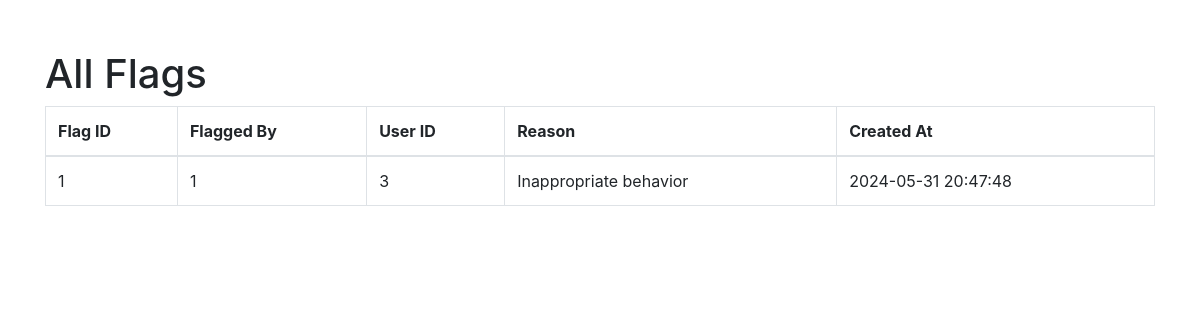
Before: /admin/alluserflags (signed in) with the older database file.
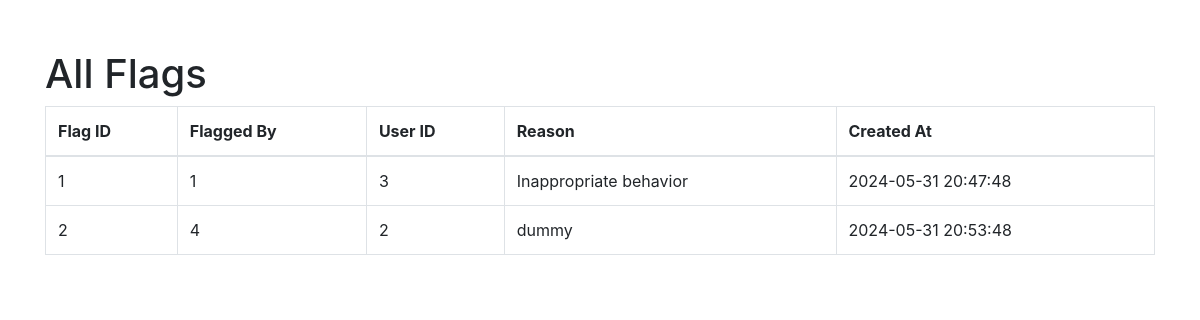
After: the same page with the newer database file.
### models.py (models this page shows, shortened)
class UserFlag(db.Model):
    __tablename__ = "user_flags"
    flag_id = db.Column(db.Integer, primary_key=True, autoincrement=True)
    flagged_by = db.Column(db.Integer, db.ForeignKey("users.user_id"), nullable=False)
    user_id = db.Column(db.Integer, db.ForeignKey("users.user_id"), nullable=False)
    reason = db.Column(db.Text)
    created_at = db.Column(db.TIMESTAMP, default=db.func.current_timestamp())

### admin.py (the view)
@admin.route('/alluserflags')
def all_user_flags():
    if "user_name" in session and "role" in session:
        if session["role"] == "admin":
            flags = UserFlag.query.all()
            return render_template("admin_alluserflags.html", flags=flags)
    return redirect(url_for("home"))

### app.py (called while the page is built)
@app.before_request
def create_tables():
    init_db(app)

### models.py (called while the page is built, shortened)
def init_db(app):
    with app.app_context():
        db.create_all()

### templates/admin_alluserflags.html (shortened to what this page needs)
<!DOCTYPE html>
<html lang="en">
<head>
    <link rel="stylesheet" href="https://stackpath.bootstrapcdn.com/bootstrap/4.3.1/css/bootstrap.min.css">
</head>
<body>
    <div class="container">
        <h1>All Flags</h1>
        <table class="table table-bordered">
            <thead>
                <tr>
                    <th>Flag ID</th>
                    <th>Flagged By</th>
                    <th>User ID</th>
                    <th>Reason</th>
                    <th>Created At</th>
                </tr>
            </thead>
            <tbody>
                {% for flag in flags %}
                <tr>
                    <td>{{ flag.flag_id }}</td>
                    <td>{{ flag.flagged_by }}</td>
                    <td>{{ flag.user_id }}</td>
                    <td>{{ flag.reason }}</td>
                    <td>{{ flag.created_at }}</td>
                </tr>
                {% endfor %}
            </tbody>
        </table>
    </div>
</body>
</html>

Changed rows visible on the page:
added UserFlag: flag_id "2", flagged_by "4", user_id "2", reason "dummy", created_at "2024-05-31 20:53:48"
